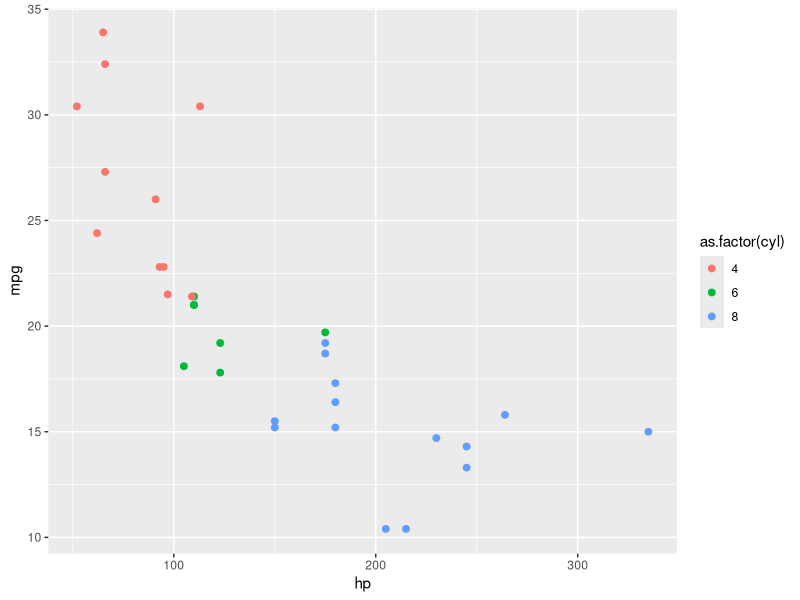
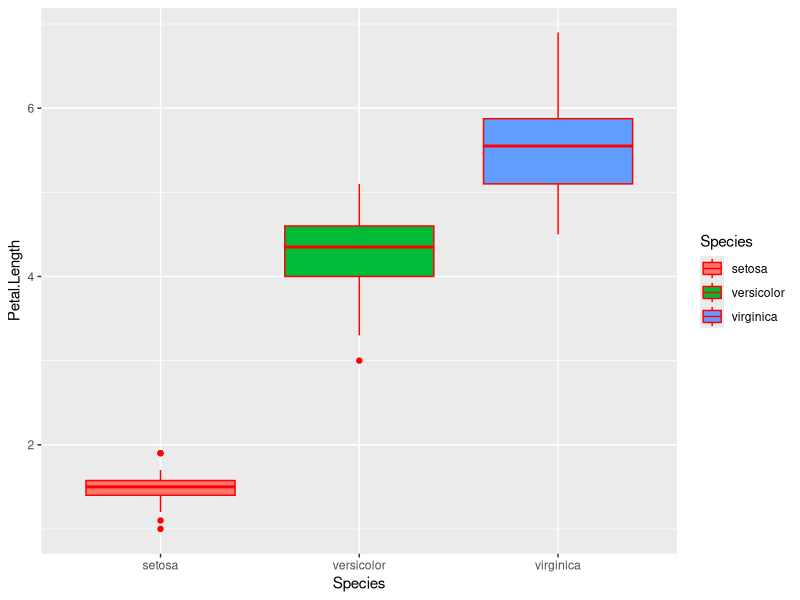
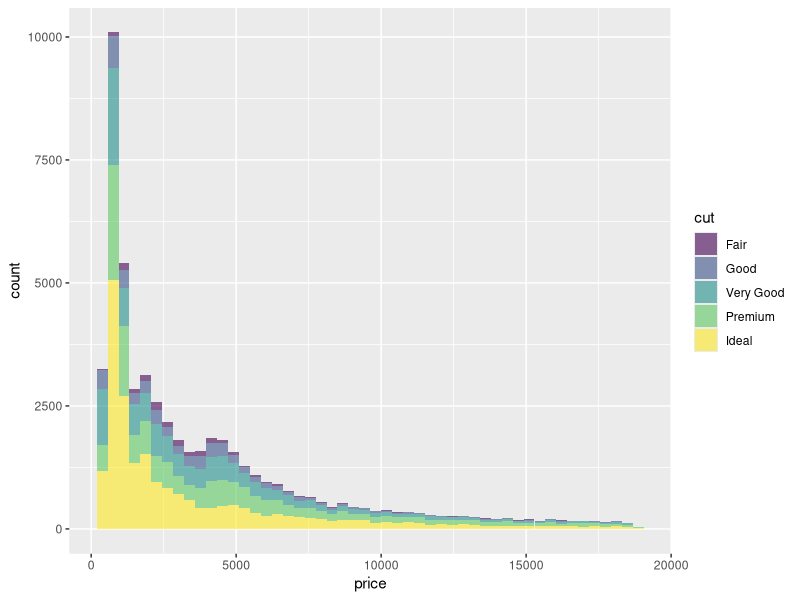
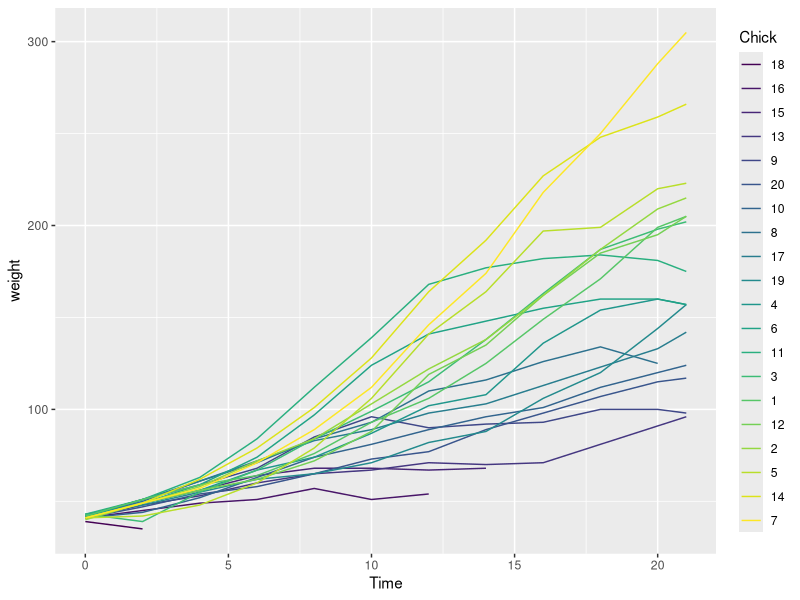
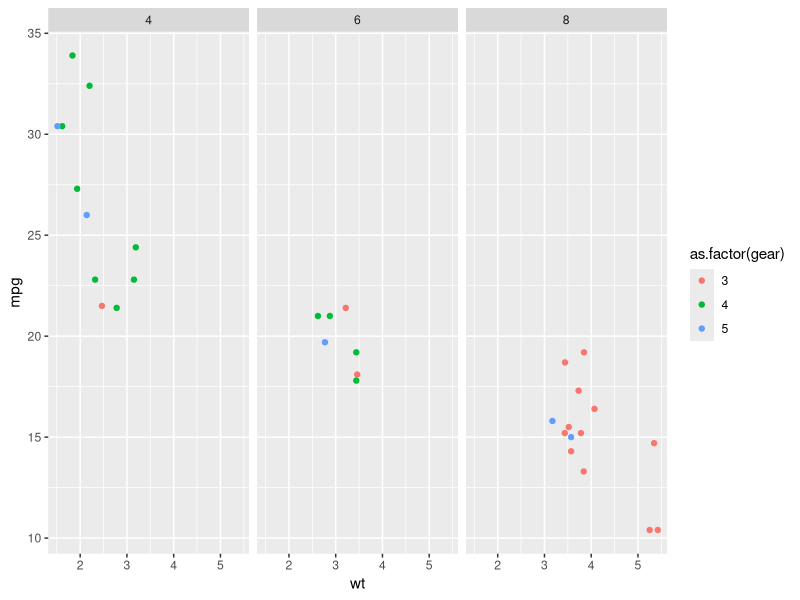
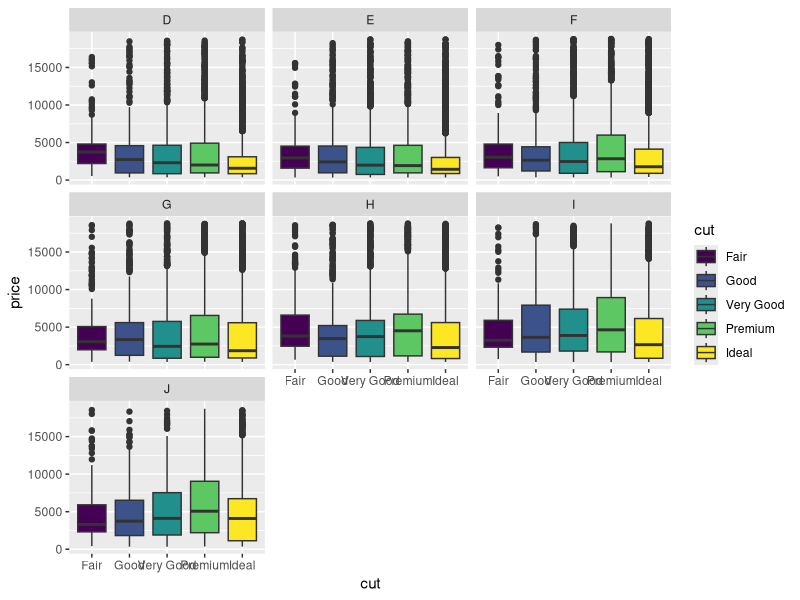
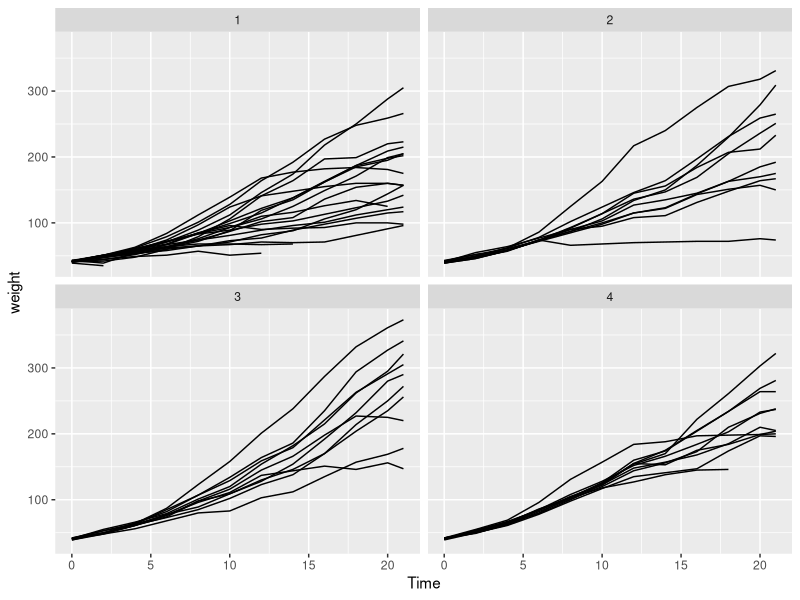
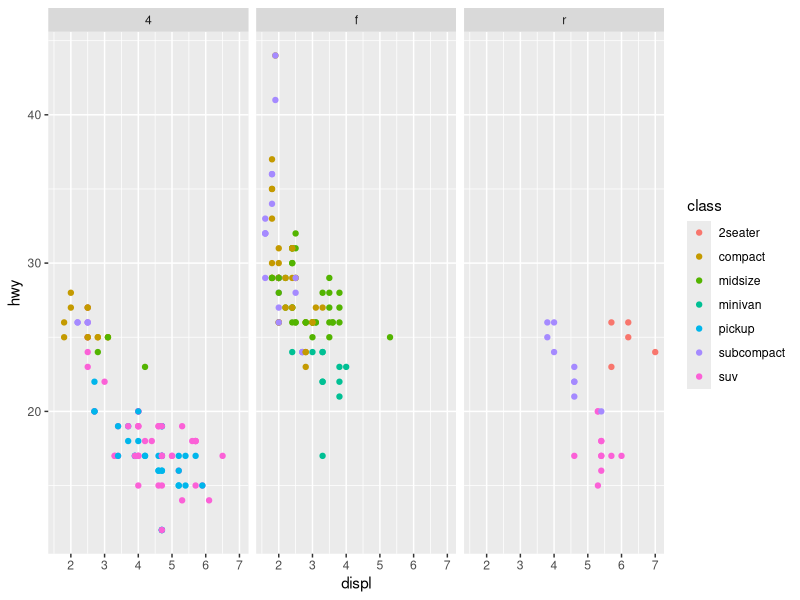

The R script that drew these images, in order:
## ---- chunk 1
#| include: false
library(dplyr)
library(ggplot2)
library(datasets)
## ---- chunk 2
#| echo: false
ggplot(data = mtcars) +
  geom_point(aes(x = hp, y = mpg, color = as.factor(cyl)), size = 2) 
## ---- chunk 3
#| echo: false 
ggplot(data = iris) +
  geom_boxplot(aes(x = Species, y = Petal.Length, fill = Species), color = "red")
## ---- chunk 4
#| echo: false
ggplot(data = diamonds) +
  geom_histogram(
    aes(x = price, fill = cut),
    alpha = 0.6,
    bins = 50
  )
## ---- chunk 5
#| echo: false
ggplot(data = ChickWeight %>% filter(Diet == 1)) +
  geom_line(aes(x = Time, y = weight, color = Chick))
## ---- chunk 6
#| echo: false 
ggplot(data = mtcars) +
  geom_point(aes(x = wt, y = mpg, color = as.factor(gear)))  +
  facet_wrap(~cyl)
## ---- chunk 7
#| echo: false
ggplot(data = diamonds) +
  geom_boxplot(aes(x = cut, y = price, fill = cut)) +
  facet_wrap(~color)
## ---- chunk 8
#| echo: false 
ggplot(data = ChickWeight) +
  geom_line(aes(x = Time, y = weight, group = Chick)) +
  facet_wrap(~Diet) 
## ---- chunk 9
#| echo: false 
ggplot(data = mpg) +
  geom_point(aes(x = displ, y = hwy, color = class)) +
  facet_wrap(~drv)
## ---- chunk 10
#| echo: false 
ggplot(data = InsectSprays) +
  geom_boxplot(aes(x = spray, y = count, fill = spray)) +
  facet_wrap(~spray)
## ---- chunk 11
#| echo: false
ggplot(data = mtcars) +
  geom_point(aes(x = hp, y = mpg, color = hp)) +
  scale_color_gradient(low = "blue", high = "red") +
  theme(plot.title = element_text(size = 24, color = "darkgreen"))
## ---- chunk 12
#| echo: false 
ggplot(data = iris) +
  geom_boxplot(aes(x = Species, y = Sepal.Length, fill = Species)) +
  scale_fill_manual(values = c("Setosa" = "purple", "Versicolor" = "orange", "Virginica" = "green")) +
  theme(legend.position = "none")
## ---- chunk 13
#| echo: false 
ggplot(data = diamonds) +
  geom_histogram(aes(x = price), color = "navy", fill = "lightpink", bins = 30) +
  theme(
    axis.title.x = element_text(size = 18),
    axis.title.y = element_text(size = 18)
  )
## ---- chunk 14
#| echo: false 
ggplot(data = mpg) +
  geom_point(aes(x = displ, y = hwy, shape = drv, color = class), size = 3) +
  scale_shape_manual(
    name = "Drive Type",
    values = c("f" = 16, "r" = 17, "4" = 18),
    labels = c("Front", "Rear", "Four-wheel")
  )
## ---- chunk 15
#| echo: false 
tooth_avg <- ToothGrowth %>%
  group_by(supp, dose) %>%
  summarize(average_len = mean(len))

ggplot(data = tooth_avg, ) +
  geom_bar(
    aes(x = supp, y = average_len, fill = as.factor(dose)),
    stat = "identity",
    position = "dodge"
  ) +
  scale_fill_manual(values = c("0.5" = "lightblue", "1.0" = "pink", "2.0" = "yellow")) +
  theme(legend.position = "bottom")
